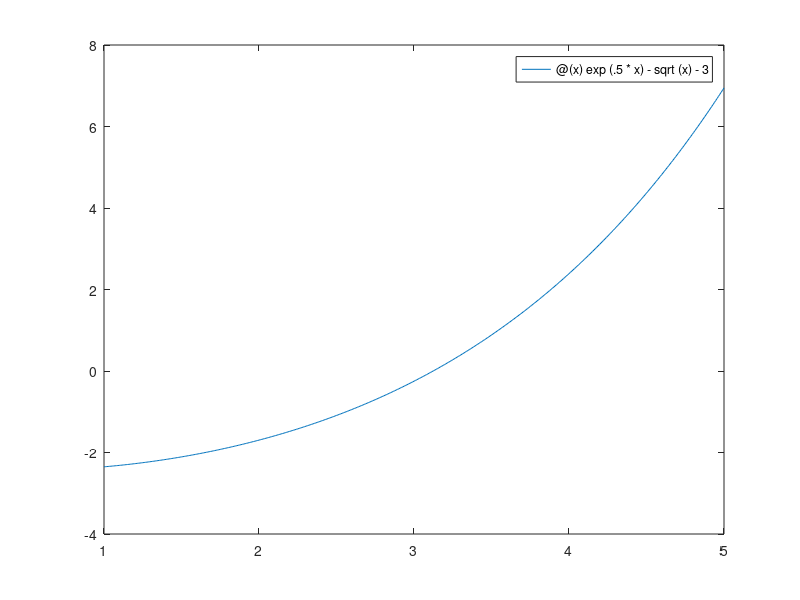

Write the MATLAB code that produced this figure. (Note: this script raises an error after producing the figure.)
% lab09.m
% amando garza

clear;
format short;
format compact;
close all;

%% p01
f = @(x) exp(.5 * x) - sqrt(x) - 3;
fplot(f, [1,5]);
hold on;
p01r = fzero('exp(.5 * x) - sqrt(x) - 3', 3);
plot(p01r, 0,'or');
text(p01r+.05, 0, strcat('(', num2str(p01r), ', 0)'));
title('p01 amando garza');
xlabel('x');
ylabel('y');

%% p02
figure;
f = @(x) 3 + 3*sin(x) - 0.5*x.^3;
fplot(f, [0,5]);
hold on;
p02r = fzero('3 + 3*sin(x) - 0.5*x^3', 3);
display(p02r);
plot(p02r, 0,'or');
text(p02r+.1, .5, strcat('(', num2str(p02r), ', 0)'));
ylim([-70, 10]);
title('p02 amando garza');
xlabel('x');
ylabel('y');

%% p03
figure;
f = @(x) x.^3 - 8*x.^2 + 17*x + sqrt(x) - 10;
fplot(f, [0.5,5]);
hold on;
p03r = fzero('x^3 - 8*x^2 + 17*x + sqrt(x) - 10', .7);
p03r = [p03r, fzero('x^3 - 8*x^2 + 17*x + sqrt(x) - 10', 2.5)];
p03r = [p03r, fzero('x^3 - 8*x^2 + 17*x + sqrt(x) - 10', 4.7)];
display(p03r);
plot([p03r(1), p03r(2), p03r(3)], [0,0,0],'or');
text(p03r(1)+.1, 0, strcat('(', num2str(p03r(1)), ', 0)'));
text(p03r(2)+.1, 0, strcat('(', num2str(p03r(2)), ', 0)'));
text(p03r(3)+.1, 0, strcat('(', num2str(p03r(3)), ', 0)'));
title('p03 amando garza');
xlabel('x');
ylabel('y');

%% p04
figure;
f = @(x) x.^2 - 5*x.*sin(3*x) + 3;
fplot(f, [0,6]);
p04r = fzero('x^2 - 5*x*sin(3*x) + 3', 2.1);
p04r = [p04r, fzero('x^2 - 5*x*sin(3*x) + 3', 2.8)];
display(p04r);
hold on;
text(1.6, 0, strcat('(', num2str(p04r(1)), ', 0)'));
text(p04r(2)+.1, 0, strcat('(', num2str(p04r(2)), ', 0)'));
plot([p04r(1), p04r(2)], [0,0],'or');
ylim([-10,70]);
title('p04 amando garza');
xlabel('x');
ylabel('y');

%% p09
figure;
f = @(x) (x-2)./((x-2).^4+2).^1.8;
max_f = @(x) -1*((x-2)./((x-2).^4+2).^1.8);
fplot(f, [0,9]);
hold on;
p09xmin = fminbnd(f, 1.1,1.4);
p09xmax = fminbnd(max_f, 2.6,2.9);
p09ymin = f(p09xmin);
p09ymax = f(p09xmax);
plot([p09xmin, p09xmax], [f(p09xmin), f(p09xmax)], 'or');
text(p09xmin+.2, p09ymin, strcat('(', num2str(p09xmin), ', ', num2str(p09ymin),')'));
text(p09xmax+.2, p09ymax, strcat('(', num2str(p09xmax), ', ', num2str(p09ymax),')'));
title('p09 amando garza');
xlabel('x');
ylabel('y');
ylim([-.2, .2])
display(p09xmin);
display(p09ymin);
display(p09xmax);
display(p09ymax);

%% p16
f = @(x) 2*x.^2./sqrt(1+x);
p16 = integral(f, 1, 6);
display(p16);

%% p17
f = @(x) cos(2*x)./x;
p17 = integral(f, 1, 2);
display(p17);

%% p18
f = @(x) exp(2*x)./x;
p18 = integral(f, 1, 2);
display(p18);

%% p19
f = @(x) exp(-x.^2);
p19 = integral(f, -1, 1);
display(p19);

%% p20
t = [0,1,2,3,4,5,6,7];
v = (([0,14,39,69,95,114,129,139]/60)/60) * 5280;
p20 = trapz(v);
display(p20);

%% p24
v = [0,40,96,140,147,121,117,139,140,62,18, 0];
p24 = trapz(40, v);
display(p24);

%% p29
figure;
ode = @(x,y) sqrt(x)+x^2*sqrt(y)/4;
[x,y] = ode45(ode, (1:.1:3), 1);
plot(x,y);
title('p29 amando garza');
xlabel('x-axis');
ylabel('y-axis');

%% p30 
figure;
ode = @(x,y) sqrt(x*y) - 0.5*y*exp(-.1*x);
[x,y] = ode45(ode, (0:.1:4), 6.5);
plot(x,y);
title('p30 amando garza');
xlabel('x-axis');
ylabel('y-axis');

%% p31
figure;
ode = @(t,y) 80*exp(-1.6*t).*cos(4*t) - 0.4*y;
[x,y] = ode45(ode, (0:.01:4), 0);
plot(x,y);
title('p31 amando garza');
xlabel('x-axis');
ylabel('y-axis');

%% p38
figure;
ode = @(t,a) .8*a*(1-(a/60)^.25);
[x, y] = ode45(ode, (0:.5:30), 1);
plot(x,y);
title('p38 amando garza');
xlabel('x-axis');
ylabel('y-axis');
clear f ode max_f t v x y;
